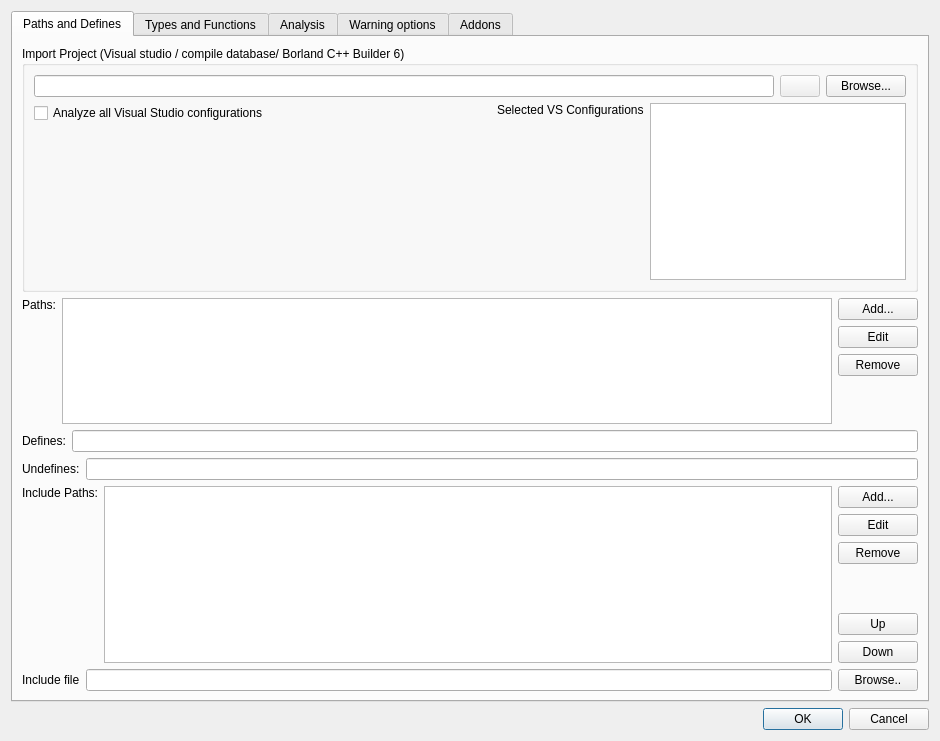
<?xml version="1.0" encoding="UTF-8"?>
<ui version="4.0">
 <class>ProjectFile</class>
 <widget class="QDialog" name="ProjectFile">
  <property name="geometry">
   <rect>
    <x>0</x>
    <y>0</y>
    <width>940</width>
    <height>741</height>
   </rect>
  </property>
  <property name="windowTitle">
   <string>Project File</string>
  </property>
  <layout class="QVBoxLayout" name="verticalLayout">
   <item>
    <widget class="QTabWidget" name="tabWidget">
     <property name="currentIndex">
      <number>0</number>
     </property>
     <widget class="QWidget" name="mTabPathsAndDefines">
      <attribute name="title">
       <string>Paths and Defines</string>
      </attribute>
      <layout class="QVBoxLayout" name="verticalLayout_8">
       <item>
        <widget class="QGroupBox" name="groupBox_4">
         <property name="title">
          <string>Import Project (Visual studio / compile database/ Borland C++ Builder 6)</string>
         </property>
         <layout class="QVBoxLayout" name="verticalLayout_17">
          <item>
           <layout class="QHBoxLayout" name="horizontalLayout">
            <item>
             <widget class="QLineEdit" name="mEditImportProject">
              <property name="readOnly">
               <bool>true</bool>
              </property>
             </widget>
            </item>
            <item>
             <widget class="QPushButton" name="mBtnClearImportProject">
              <property name="enabled">
               <bool>false</bool>
              </property>
              <property name="text">
               <string/>
              </property>
              <property name="icon">
               <iconset>
                <activeon>:/images/edit-clear.png</activeon>
               </iconset>
              </property>
             </widget>
            </item>
            <item>
             <widget class="QPushButton" name="mBtnBrowseImportProject">
              <property name="text">
               <string>Browse...</string>
              </property>
             </widget>
            </item>
           </layout>
          </item>
          <item>
           <layout class="QHBoxLayout" name="horizontalLayout_8">
            <item>
             <layout class="QVBoxLayout" name="verticalLayout_4">
              <item>
               <widget class="QCheckBox" name="mChkAllVsConfigs">
                <property name="toolTip">
                 <string>&lt;html&gt;&lt;head/&gt;&lt;body&gt;&lt;p&gt;You have a choice:&lt;/p&gt;&lt;p&gt; * Analyze all Debug and Release configurations&lt;/p&gt;&lt;p&gt; * Only analyze the first matching Debug configuration&lt;/p&gt;&lt;p&gt;&lt;br/&gt;&lt;/p&gt;&lt;/body&gt;&lt;/html&gt;</string>
                </property>
                <property name="text">
                 <string>Analyze all Visual Studio configurations</string>
                </property>
               </widget>
              </item>
              <item>
               <spacer name="verticalSpacer_11">
                <property name="orientation">
                 <enum>Qt::Orientation::Vertical</enum>
                </property>
                <property name="sizeHint" stdset="0">
                 <size>
                  <width>20</width>
                  <height>40</height>
                 </size>
                </property>
               </spacer>
              </item>
             </layout>
            </item>
            <item>
             <spacer name="horizontalSpacer_2">
              <property name="orientation">
               <enum>Qt::Orientation::Horizontal</enum>
              </property>
              <property name="sizeHint" stdset="0">
               <size>
                <width>40</width>
                <height>20</height>
               </size>
              </property>
             </spacer>
            </item>
            <item>
             <layout class="QVBoxLayout" name="verticalLayout_16">
              <item>
               <widget class="QLabel" name="mLabelVSConfig">
                <property name="text">
                 <string>Selected VS Configurations</string>
                </property>
               </widget>
              </item>
              <item>
               <spacer name="verticalSpacer_12">
                <property name="orientation">
                 <enum>Qt::Orientation::Vertical</enum>
                </property>
                <property name="sizeHint" stdset="0">
                 <size>
                  <width>20</width>
                  <height>40</height>
                 </size>
                </property>
               </spacer>
              </item>
             </layout>
            </item>
            <item>
             <widget class="QListWidget" name="mListVsConfigs"/>
            </item>
           </layout>
          </item>
         </layout>
        </widget>
       </item>
       <item>
        <layout class="QHBoxLayout" name="mLayoutCheckPaths">
         <item>
          <layout class="QVBoxLayout" name="verticalLayout_5">
           <item>
            <widget class="QLabel" name="mLabelCheckPaths">
             <property name="text">
              <string>Paths:</string>
             </property>
            </widget>
           </item>
           <item>
            <spacer name="verticalSpacer_2">
             <property name="orientation">
              <enum>Qt::Orientation::Vertical</enum>
             </property>
             <property name="sizeHint" stdset="0">
              <size>
               <width>20</width>
               <height>40</height>
              </size>
             </property>
            </spacer>
           </item>
          </layout>
         </item>
         <item>
          <widget class="QListWidget" name="mListCheckPaths">
           <property name="maximumSize">
            <size>
             <width>16777215</width>
             <height>140</height>
            </size>
           </property>
          </widget>
         </item>
         <item>
          <layout class="QVBoxLayout" name="mLayoutCheckPathsButtons">
           <item>
            <widget class="QPushButton" name="mBtnAddCheckPath">
             <property name="text">
              <string>Add...</string>
             </property>
            </widget>
           </item>
           <item>
            <widget class="QPushButton" name="mBtnEditCheckPath">
             <property name="text">
              <string>Edit</string>
             </property>
            </widget>
           </item>
           <item>
            <widget class="QPushButton" name="mBtnRemoveCheckPath">
             <property name="text">
              <string>Remove</string>
             </property>
            </widget>
           </item>
           <item>
            <spacer name="verticalSpacer_3">
             <property name="orientation">
              <enum>Qt::Orientation::Vertical</enum>
             </property>
             <property name="sizeHint" stdset="0">
              <size>
               <width>20</width>
               <height>40</height>
              </size>
             </property>
            </spacer>
           </item>
          </layout>
         </item>
        </layout>
       </item>
       <item>
        <layout class="QHBoxLayout" name="mLayoutDefines">
         <item>
          <widget class="QLabel" name="mLabelDefines">
           <property name="text">
            <string>Defines:</string>
           </property>
           <property name="buddy">
            <cstring>mEditDefines</cstring>
           </property>
          </widget>
         </item>
         <item>
          <widget class="QLineEdit" name="mEditDefines">
           <property name="toolTip">
            <string>Defines must be separated by a semicolon. Example: DEF1;DEF2=5;DEF3=int</string>
           </property>
          </widget>
         </item>
        </layout>
       </item>
       <item>
        <layout class="QHBoxLayout" name="mLayoutUndefines">
         <item>
          <widget class="QLabel" name="mLabelUndefines">
           <property name="text">
            <string>Undefines:</string>
           </property>
           <property name="buddy">
            <cstring>mEditUndefines</cstring>
           </property>
          </widget>
         </item>
         <item>
          <widget class="QLineEdit" name="mEditUndefines">
           <property name="toolTip">
            <string>Undefines must be separated by a semicolon. Example: UNDEF1;UNDEF2;UNDEF3</string>
           </property>
          </widget>
         </item>
        </layout>
       </item>
       <item>
        <layout class="QHBoxLayout" name="mLayoutIncludePaths">
         <item>
          <layout class="QVBoxLayout" name="verticalLayout_11">
           <item>
            <widget class="QLabel" name="mLabelIncludePaths">
             <property name="text">
              <string>Include Paths:</string>
             </property>
            </widget>
           </item>
           <item>
            <spacer name="verticalSpacer_6">
             <property name="orientation">
              <enum>Qt::Orientation::Vertical</enum>
             </property>
             <property name="sizeHint" stdset="0">
              <size>
               <width>20</width>
               <height>40</height>
              </size>
             </property>
            </spacer>
           </item>
          </layout>
         </item>
         <item>
          <widget class="QListWidget" name="mListIncludeDirs">
           <property name="selectionBehavior">
            <enum>QAbstractItemView::SelectionBehavior::SelectRows</enum>
           </property>
          </widget>
         </item>
         <item>
          <layout class="QVBoxLayout" name="mLayoutIncludePathsButtons">
           <item>
            <widget class="QPushButton" name="mBtnAddInclude">
             <property name="text">
              <string>Add...</string>
             </property>
            </widget>
           </item>
           <item>
            <widget class="QPushButton" name="mBtnEditInclude">
             <property name="text">
              <string>Edit</string>
             </property>
            </widget>
           </item>
           <item>
            <widget class="QPushButton" name="mBtnRemoveInclude">
             <property name="text">
              <string>Remove</string>
             </property>
            </widget>
           </item>
           <item>
            <spacer name="verticalSpacer">
             <property name="orientation">
              <enum>Qt::Orientation::Vertical</enum>
             </property>
             <property name="sizeHint" stdset="0">
              <size>
               <width>20</width>
               <height>40</height>
              </size>
             </property>
            </spacer>
           </item>
           <item>
            <widget class="QPushButton" name="mBtnIncludeUp">
             <property name="text">
              <string>Up</string>
             </property>
            </widget>
           </item>
           <item>
            <widget class="QPushButton" name="mBtnIncludeDown">
             <property name="text">
              <string>Down</string>
             </property>
            </widget>
           </item>
          </layout>
         </item>
        </layout>
       </item>
       <item>
        <layout class="QHBoxLayout" name="mLayoutDefines_2">
         <item>
          <widget class="QLabel" name="mLabelDefines_2">
           <property name="text">
            <string>Include file</string>
           </property>
           <property name="buddy">
            <cstring>mEditDefines</cstring>
           </property>
          </widget>
         </item>
         <item>
          <widget class="QLineEdit" name="mEditUserInclude">
           <property name="toolTip">
            <string>&lt;html&gt;&lt;head/&gt;&lt;body&gt;&lt;p&gt;&lt;span style=&quot; font-family:'monospace'; color:#000000; background-color:#ffffff;&quot;&gt;Force inclusion of a header file&lt;/span&gt;&lt;/p&gt;&lt;/body&gt;&lt;/html&gt;</string>
           </property>
          </widget>
         </item>
         <item>
          <widget class="QPushButton" name="mBtnBrowseUserInclude">
           <property name="text">
            <string>Browse..</string>
           </property>
          </widget>
         </item>
        </layout>
       </item>
       <item>
        <spacer name="verticalSpacer_8">
         <property name="orientation">
          <enum>Qt::Orientation::Vertical</enum>
         </property>
         <property name="sizeHint" stdset="0">
          <size>
           <width>20</width>
           <height>0</height>
          </size>
         </property>
        </spacer>
       </item>
      </layout>
     </widget>
     <widget class="QWidget" name="mTabTypesAndFunctions">
      <attribute name="title">
       <string>Types and Functions</string>
      </attribute>
      <layout class="QVBoxLayout" name="verticalLayout_15">
       <item>
        <widget class="QGroupBox" name="groupBox_6">
         <property name="title">
          <string>Platform</string>
         </property>
         <layout class="QVBoxLayout" name="verticalLayout_12">
          <item>
           <widget class="QComboBox" name="mComboBoxPlatform"/>
          </item>
         </layout>
        </widget>
       </item>
       <item>
        <widget class="QGroupBox" name="groupBox_3">
         <property name="title">
          <string>Libraries</string>
         </property>
         <layout class="QVBoxLayout" name="verticalLayout_2">
          <item>
           <widget class="QListWidget" name="mLibraries"/>
          </item>
          <item>
           <widget class="QLabel" name="mLabelLibrariesNote">
            <property name="text">
             <string>Note: Put your own custom .cfg files in the same folder as the project file. You should see them above.</string>
            </property>
            <property name="wordWrap">
             <bool>true</bool>
            </property>
           </widget>
          </item>
         </layout>
        </widget>
       </item>
      </layout>
     </widget>
     <widget class="QWidget" name="mTabAnalysis">
      <attribute name="title">
       <string>Analysis</string>
      </attribute>
      <layout class="QVBoxLayout" name="verticalLayout_22">
       <item>
        <widget class="QGroupBox" name="groupBox_2">
         <property name="title">
          <string>Cppcheck build dir (whole program analysis, incremental analysis, statistics, etc)</string>
         </property>
         <layout class="QHBoxLayout" name="horizontalLayout_2">
          <item>
           <widget class="QLineEdit" name="mEditBuildDir">
            <property name="toolTip">
             <string>This is a workfolder that Cppcheck will use for various purposes.</string>
            </property>
           </widget>
          </item>
          <item>
           <widget class="QPushButton" name="mBtnBrowseBuildDir">
            <property name="text">
             <string>Browse...</string>
            </property>
           </widget>
          </item>
         </layout>
        </widget>
       </item>
       <item>
        <widget class="QGroupBox" name="groupBox_10">
         <property name="title">
          <string>Parser</string>
         </property>
         <layout class="QVBoxLayout" name="verticalLayout_14">
          <item>
           <widget class="QRadioButton" name="mBtnCppcheckParser">
            <property name="text">
             <string>Cppcheck (built in)</string>
            </property>
            <property name="checked">
             <bool>true</bool>
            </property>
           </widget>
          </item>
          <item>
           <widget class="QRadioButton" name="mBtnClangParser">
            <property name="text">
             <string>Clang (experimental)</string>
            </property>
           </widget>
          </item>
         </layout>
        </widget>
       </item>
       <item>
        <widget class="QGroupBox" name="groupBox_13">
         <property name="title">
          <string>Check level</string>
         </property>
         <layout class="QVBoxLayout" name="verticalLayout_18">
          <item>
           <widget class="QRadioButton" name="mCheckLevelReduced">
            <property name="text">
             <string>Reduced -- meant for usage where developer wants results directly. Limited and faster analysis with fewer results.</string>
            </property>
           </widget>
          </item>
          <item>
           <widget class="QRadioButton" name="mCheckLevelNormal">
            <property name="text">
             <string>Normal -- meant for normal analysis in CI. Analysis should finish in reasonable time.</string>
            </property>
           </widget>
          </item>
          <item>
           <widget class="QRadioButton" name="mCheckLevelExhaustive">
            <property name="text">
             <string>Exhaustive -- meant for nightly builds etc. Analysis time can be longer (10x slower than compilation is OK).</string>
            </property>
           </widget>
          </item>
         </layout>
        </widget>
       </item>
       <item>
        <widget class="QGroupBox" name="groupBox_11">
         <property name="title">
          <string>Analysis</string>
         </property>
         <layout class="QVBoxLayout" name="verticalLayout_19">
          <item>
           <widget class="QCheckBox" name="mBtnSafeClasses">
            <property name="toolTip">
             <string>If you want to design your classes to be as flexible and robust as possible then the public interface must be very robust. Cppcheck will asumme that arguments can take *any* value.</string>
            </property>
            <property name="text">
             <string>Check that each class has a safe public interface</string>
            </property>
           </widget>
          </item>
         </layout>
        </widget>
       </item>
       <item>
        <widget class="QGroupBox" name="groupBox_9">
         <property name="sizePolicy">
          <sizepolicy hsizetype="Preferred" vsizetype="Minimum">
           <horstretch>0</horstretch>
           <verstretch>0</verstretch>
          </sizepolicy>
         </property>
         <property name="title">
          <string>Limit analysis</string>
         </property>
         <layout class="QVBoxLayout" name="verticalLayout_9">
          <item>
           <widget class="QCheckBox" name="mCheckHeaders">
            <property name="text">
             <string>Check code in headers  (should be ON normally. if you want a limited quick analysis then turn this OFF)</string>
            </property>
            <property name="checked">
             <bool>true</bool>
            </property>
           </widget>
          </item>
          <item>
           <widget class="QCheckBox" name="mCheckUnusedTemplates">
            <property name="text">
             <string>Check code in unused templates (should be ON normally, however in theory you can safely ignore warnings in unused templates)</string>
            </property>
            <property name="checked">
             <bool>true</bool>
            </property>
           </widget>
          </item>
          <item>
           <layout class="QHBoxLayout" name="horizontalLayout_7">
            <item>
             <widget class="QLabel" name="label_3">
              <property name="text">
               <string>Max CTU depth</string>
              </property>
             </widget>
            </item>
            <item>
             <widget class="QSpinBox" name="mMaxCtuDepth">
              <property name="value">
               <number>10</number>
              </property>
             </widget>
            </item>
            <item>
             <spacer name="horizontalSpacer">
              <property name="orientation">
               <enum>Qt::Orientation::Horizontal</enum>
              </property>
              <property name="sizeHint" stdset="0">
               <size>
                <width>40</width>
                <height>20</height>
               </size>
              </property>
             </spacer>
            </item>
           </layout>
          </item>
          <item>
           <layout class="QHBoxLayout" name="horizontalLayout_9">
            <item>
             <widget class="QLabel" name="label_4">
              <property name="text">
               <string>Max recursion in template instantiation</string>
              </property>
             </widget>
            </item>
            <item>
             <widget class="QSpinBox" name="mMaxTemplateRecursion">
              <property name="maximum">
               <number>1000</number>
              </property>
              <property name="value">
               <number>100</number>
              </property>
             </widget>
            </item>
            <item>
             <spacer name="horizontalSpacer_3">
              <property name="orientation">
               <enum>Qt::Orientation::Horizontal</enum>
              </property>
              <property name="sizeHint" stdset="0">
               <size>
                <width>40</width>
                <height>20</height>
               </size>
              </property>
             </spacer>
            </item>
           </layout>
          </item>
         </layout>
        </widget>
       </item>
       <item>
        <widget class="QGroupBox" name="premiumLicense">
         <property name="title">
          <string>Premium License</string>
         </property>
         <layout class="QHBoxLayout" name="horizontalLayout_12">
          <item>
           <widget class="QLineEdit" name="mEditLicenseFile"/>
          </item>
          <item>
           <widget class="QPushButton" name="mBtnBrowseLicense">
            <property name="text">
             <string>Browse...</string>
            </property>
           </widget>
          </item>
         </layout>
        </widget>
       </item>
      </layout>
     </widget>
     <widget class="QWidget" name="mTabWarningOptions">
      <attribute name="title">
       <string>Warning options</string>
      </attribute>
      <layout class="QVBoxLayout" name="verticalLayout_7">
       <item>
        <widget class="QGroupBox" name="groupBox">
         <property name="title">
          <string>Root path:</string>
         </property>
         <layout class="QVBoxLayout" name="verticalLayout_13">
          <item>
           <widget class="QLineEdit" name="mEditProjectRoot">
            <property name="toolTip">
             <string>Filepaths in warnings will be relative to this path</string>
            </property>
           </widget>
          </item>
         </layout>
        </widget>
       </item>
       <item>
        <widget class="QGroupBox" name="groupBox_5">
         <property name="title">
          <string>Warning tags (separated by semicolon)</string>
         </property>
         <layout class="QHBoxLayout" name="horizontalLayout_3">
          <item>
           <widget class="QLineEdit" name="mEditTags">
            <property name="toolTip">
             <string>If tags are added, you will be able to right click on warnings and set one of these tags. You can manually categorize warnings.</string>
            </property>
           </widget>
          </item>
         </layout>
        </widget>
       </item>
       <item>
        <widget class="QGroupBox" name="groupBox_7">
         <property name="title">
          <string>Exclude source files</string>
         </property>
         <layout class="QHBoxLayout" name="horizontalLayout_4">
          <item>
           <widget class="QListWidget" name="mListExcludedPaths"/>
          </item>
          <item>
           <layout class="QVBoxLayout" name="layoutExcludePathButtons">
            <item>
             <widget class="QPushButton" name="mBtnAddIgnorePath">
              <property name="text">
               <string>Exclude folder...</string>
              </property>
             </widget>
            </item>
            <item>
             <widget class="QPushButton" name="mBtnAddIgnoreFile">
              <property name="text">
               <string>Exclude file...</string>
              </property>
             </widget>
            </item>
            <item>
             <widget class="QPushButton" name="mBtnEditIgnorePath">
              <property name="text">
               <string>Edit</string>
              </property>
             </widget>
            </item>
            <item>
             <widget class="QPushButton" name="mBtnRemoveIgnorePath">
              <property name="text">
               <string>Remove</string>
              </property>
             </widget>
            </item>
            <item>
             <spacer name="verticalSpacer_4">
              <property name="orientation">
               <enum>Qt::Orientation::Vertical</enum>
              </property>
              <property name="sizeHint" stdset="0">
               <size>
                <width>20</width>
                <height>40</height>
               </size>
              </property>
             </spacer>
            </item>
           </layout>
          </item>
         </layout>
        </widget>
       </item>
       <item>
        <widget class="QGroupBox" name="groupBox_8">
         <property name="title">
          <string>Suppressions</string>
         </property>
         <layout class="QHBoxLayout" name="horizontalLayout_5">
          <item>
           <widget class="QListWidget" name="mListSuppressions"/>
          </item>
          <item>
           <layout class="QVBoxLayout" name="verticalLayout_6">
            <item>
             <widget class="QPushButton" name="mBtnAddSuppression">
              <property name="text">
               <string>Add</string>
              </property>
             </widget>
            </item>
            <item>
             <widget class="QPushButton" name="mBtnRemoveSuppression">
              <property name="text">
               <string>Remove</string>
              </property>
             </widget>
            </item>
            <item>
             <spacer name="verticalSpacer_10">
              <property name="orientation">
               <enum>Qt::Orientation::Vertical</enum>
              </property>
              <property name="sizeHint" stdset="0">
               <size>
                <width>20</width>
                <height>40</height>
               </size>
              </property>
             </spacer>
            </item>
           </layout>
          </item>
         </layout>
        </widget>
       </item>
       <item>
        <widget class="QCheckBox" name="mInlineSuppressions">
         <property name="text">
          <string>Enable inline suppressions</string>
         </property>
        </widget>
       </item>
       <item>
        <spacer name="verticalSpacer_9">
         <property name="orientation">
          <enum>Qt::Orientation::Vertical</enum>
         </property>
         <property name="sizeHint" stdset="0">
          <size>
           <width>20</width>
           <height>96</height>
          </size>
         </property>
        </spacer>
       </item>
      </layout>
     </widget>
     <widget class="QWidget" name="mTabAddons">
      <attribute name="title">
       <string>Addons</string>
      </attribute>
      <layout class="QVBoxLayout" name="verticalLayout_10">
       <item>
        <widget class="QGroupBox" name="mGroupBoxAddons">
         <property name="title">
          <string>Addons</string>
         </property>
         <layout class="QVBoxLayout" name="verticalLayout_3">
          <item>
           <widget class="QLabel" name="label_addons_require_python">
            <property name="text">
             <string>Note: Addons require &lt;a href=&quot;https://www.python.org/&quot;&gt;Python&lt;/a&gt; being installed.</string>
            </property>
            <property name="openExternalLinks">
             <bool>true</bool>
            </property>
           </widget>
          </item>
          <item>
           <widget class="QCheckBox" name="mAddonY2038">
            <property name="text">
             <string>Y2038</string>
            </property>
           </widget>
          </item>
          <item>
           <widget class="QCheckBox" name="mAddonThreadSafety">
            <property name="text">
             <string>Thread safety</string>
            </property>
           </widget>
          </item>
         </layout>
        </widget>
       </item>
       <item>
        <widget class="QGroupBox" name="groupBox_12">
         <property name="title">
          <string>Coding standards</string>
         </property>
         <layout class="QVBoxLayout" name="verticalLayout_20">
          <item>
           <layout class="QHBoxLayout" name="horizontalLayout_6">
            <item>
             <widget class="QCheckBox" name="mMisraC">
              <property name="text">
               <string>Misra C</string>
              </property>
             </widget>
            </item>
            <item>
             <widget class="QComboBox" name="mMisraVersion">
              <item>
               <property name="text">
                <string>2012</string>
               </property>
              </item>
              <item>
               <property name="text">
                <string>2023</string>
               </property>
              </item>
              <item>
               <property name="text">
                <string>2025</string>
               </property>
              </item>
             </widget>
            </item>
            <item>
             <spacer name="horizontalSpacer_4">
              <property name="orientation">
               <enum>Qt::Orientation::Horizontal</enum>
              </property>
              <property name="sizeHint" stdset="0">
               <size>
                <width>40</width>
                <height>20</height>
               </size>
              </property>
             </spacer>
            </item>
           </layout>
          </item>
          <item>
           <layout class="QHBoxLayout" name="mLayoutMisraRuleTexts">
            <item>
             <widget class="QLabel" name="mLabelMisraFile">
              <property name="text">
               <string>MISRA rule texts</string>
              </property>
             </widget>
            </item>
            <item>
             <widget class="QLineEdit" name="mEditMisraFile">
              <property name="toolTip">
               <string>&lt;html&gt;&lt;head/&gt;&lt;body&gt;&lt;p&gt;Copy/paste the text from Appendix A &amp;quot;Summary of guidelines&amp;quot; from the MISRA C 2012 pdf to a text file.&lt;/p&gt;&lt;/body&gt;&lt;/html&gt;</string>
              </property>
             </widget>
            </item>
            <item>
             <widget class="QPushButton" name="mBtnBrowseMisraFile">
              <property name="text">
               <string>...</string>
              </property>
             </widget>
            </item>
           </layout>
          </item>
          <item>
           <layout class="QHBoxLayout" name="horizontalLayout_11">
            <item>
             <widget class="QCheckBox" name="mMisraCpp">
              <property name="text">
               <string>Misra C++</string>
              </property>
             </widget>
            </item>
            <item>
             <widget class="QComboBox" name="mMisraCppVersion">
              <item>
               <property name="text">
                <string>2008</string>
               </property>
              </item>
              <item>
               <property name="text">
                <string>2023</string>
               </property>
              </item>
             </widget>
            </item>
            <item>
             <spacer name="horizontalSpacer_5">
              <property name="orientation">
               <enum>Qt::Orientation::Horizontal</enum>
              </property>
              <property name="sizeHint" stdset="0">
               <size>
                <width>40</width>
                <height>20</height>
               </size>
              </property>
             </spacer>
            </item>
           </layout>
          </item>
          <item>
           <widget class="QCheckBox" name="mCertC2016">
            <property name="text">
             <string>Cert C</string>
            </property>
           </widget>
          </item>
          <item>
           <layout class="QHBoxLayout" name="horizontalLayout_10">
            <item>
             <widget class="QLabel" name="mLabelCertIntPrecision">
              <property name="text">
               <string>CERT-INT35-C:  int precision (if size equals precision, you can leave empty)</string>
              </property>
             </widget>
            </item>
            <item>
             <widget class="QLineEdit" name="mEditCertIntPrecision"/>
            </item>
           </layout>
          </item>
          <item>
           <widget class="QCheckBox" name="mCertCpp2016">
            <property name="text">
             <string>Cert C++</string>
            </property>
           </widget>
          </item>
          <item>
           <widget class="QCheckBox" name="mAutosar">
            <property name="text">
             <string>Autosar</string>
            </property>
           </widget>
          </item>
          <item>
           <widget class="QCheckBox" name="mSafetyProfiles">
            <property name="text">
             <string>Safety profiles (defined in C++ core guidelines)</string>
            </property>
           </widget>
          </item>
         </layout>
        </widget>
       </item>
       <item>
        <widget class="QGroupBox" name="mGroupboxBughunting">
         <property name="title">
          <string>Bug hunting (Premium)</string>
         </property>
         <layout class="QVBoxLayout" name="verticalLayout_21">
          <item>
           <widget class="QCheckBox" name="mBughunting">
            <property name="text">
             <string>Bug hunting</string>
            </property>
           </widget>
          </item>
         </layout>
        </widget>
       </item>
       <item>
        <widget class="QGroupBox" name="mGroupBoxTools">
         <property name="title">
          <string>External tools</string>
         </property>
         <layout class="QVBoxLayout" name="verticalLayout_1">
          <item>
           <widget class="QCheckBox" name="mToolClangTidy">
            <property name="text">
             <string>Clang-tidy</string>
            </property>
           </widget>
          </item>
          <item>
           <widget class="QCheckBox" name="mToolClangAnalyzer">
            <property name="text">
             <string>Clang analyzer</string>
            </property>
           </widget>
          </item>
         </layout>
        </widget>
       </item>
       <item>
        <spacer name="verticalSpacer_5">
         <property name="orientation">
          <enum>Qt::Orientation::Vertical</enum>
         </property>
         <property name="sizeHint" stdset="0">
          <size>
           <width>20</width>
           <height>368</height>
          </size>
         </property>
        </spacer>
       </item>
      </layout>
     </widget>
    </widget>
   </item>
   <item>
    <widget class="QDialogButtonBox" name="mButtons">
     <property name="orientation">
      <enum>Qt::Orientation::Horizontal</enum>
     </property>
     <property name="standardButtons">
      <set>QDialogButtonBox::StandardButton::Cancel|QDialogButtonBox::StandardButton::Ok</set>
     </property>
    </widget>
   </item>
  </layout>
 </widget>
 <tabstops>
  <tabstop>mButtons</tabstop>
 </tabstops>
 <resources/>
 <connections>
  <connection>
   <sender>mButtons</sender>
   <signal>accepted()</signal>
   <receiver>ProjectFile</receiver>
   <slot>accept()</slot>
   <hints>
    <hint type="sourcelabel">
     <x>270</x>
     <y>352</y>
    </hint>
    <hint type="destinationlabel">
     <x>157</x>
     <y>158</y>
    </hint>
   </hints>
  </connection>
  <connection>
   <sender>mButtons</sender>
   <signal>rejected()</signal>
   <receiver>ProjectFile</receiver>
   <slot>reject()</slot>
   <hints>
    <hint type="sourcelabel">
     <x>338</x>
     <y>352</y>
    </hint>
    <hint type="destinationlabel">
     <x>286</x>
     <y>158</y>
    </hint>
   </hints>
  </connection>
 </connections>
</ui>
